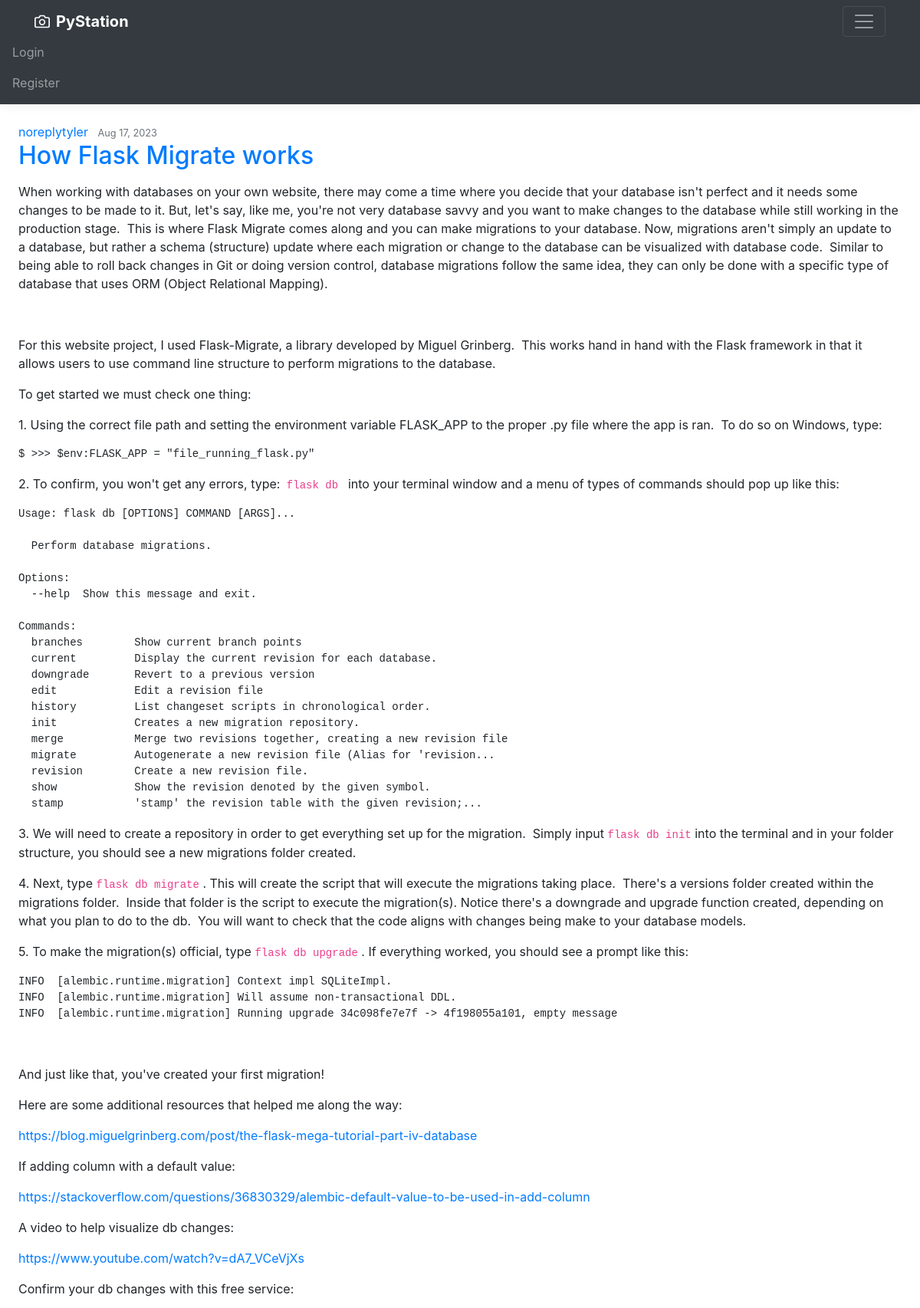
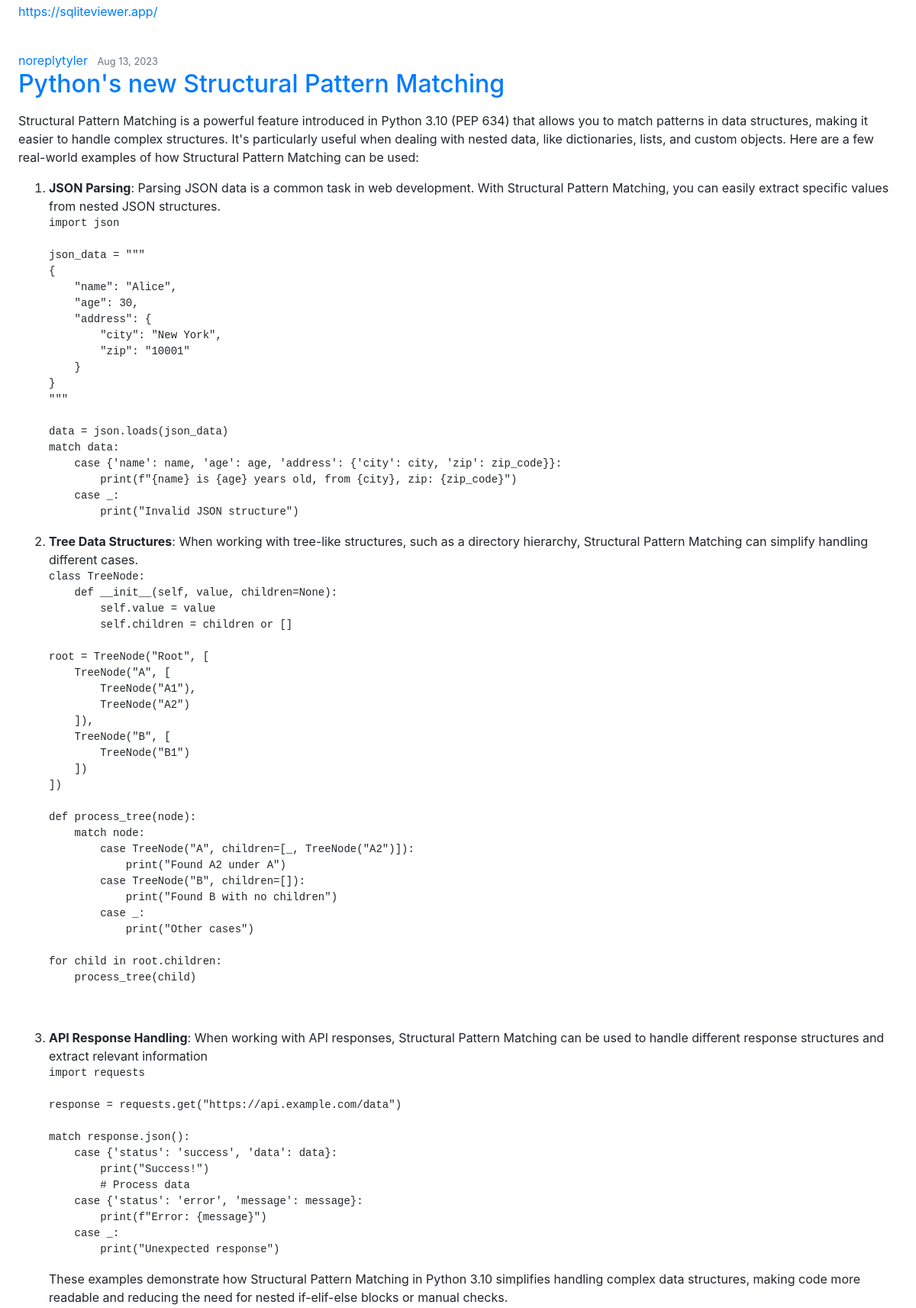
The page /posts (upper part) on the database its author committed (2 pictures, top to bottom).
### PyStation/models.py (models this page shows, shortened)
class Post(db.Model):
    id = db.Column(db.Integer, primary_key=True)
    title = db.Column(db.String(100), nullable=False)
    date_posted = db.Column(db.DateTime, nullable=False, default=datetime.utcnow)
    content = db.Column(db.Text, nullable=False)
    thumbnail = db.Column(db.String(), nullable=False, default="thumbnail.jpeg")
    user_id = db.Column(db.Integer, db.ForeignKey('user.id'), nullable=False)

class User(UserMixin, db.Model):
    id = db.Column(db.Integer, primary_key=True)
    username = db.Column(db.String(30), unique=True, nullable=False)
    email = db.Column(db.String(120), unique=True, nullable=False)
    image_file = db.Column(db.String(), nullable=False, default='default.png')
    password = db.Column(db.String(30), nullable=False)
    posts = db.relationship('Post', backref='author', lazy=True)
    def __repr__(self) -> str:
        return f"{self.username}"

### PyStation/posts/routes.py (the view)
@posts.route("/posts", methods=['GET', 'POST'])
def get_posts():
    page = request.args.get("page", 1, type=int)
    posts = Post.query.order_by(Post.date_posted.desc()).paginate(page=page, per_page=10)
    return render_template('posts.html', posts=posts)

### PyStation/templates/posts.html (shortened to what this page needs)
<head>{{ ckeditor.load_code_theme() }}</head>
{% extends "layout.html" %}
{% block content %}
    {% for post in posts %}
        <article id="post" class="media content-section">
          <div class="media-body">
            <div class="article-metadata">
              <a class="mr-2" href="{{ url_for('users.user_posts', username=post.author.username) }}">{{ post.author }}</a>
              <small class="text-muted">{{ post.date_posted.strftime('%b %d, %Y') }}</small>
            </div>
            <h2><a class="article-title" href="{{ url_for('posts.post_by_post_id', post_id=post.id) }}">{{ post.title }}</a></h2>
            <p class="article-content">{{ post.content|safe }}</p>
          </div>
        </article>
    {% endfor %}
{% endblock content %}

### PyStation/static/main.css (style rules this page uses)
:root { --jumbotron-padding-y: 3rem; }
#post { margin: 2% }

### rows shown on the page
Post: author "noreplytyler", date_posted "Aug 17, 2023", title "How Flask Migrate works", content "When working with databases on your own website, there may come a time where you decide that your database isn't perfect and it needs some changes to be made to it. But, let's say, like me, you're not very database savvy and you want to make changes to the database while still working in the production stage. This is where Flask Migrate comes along and you can make migrations to your database. Now, migrations aren't simply an update to a database, but rather a schema (structure) update where each migration or change to the database can be visualized with database code. Similar to being able to roll back changes in Git or doing version control, database migrations follow the same idea, they…"
Post: author "noreplytyler", date_posted "Aug 13, 2023", title "Python's new Structural Pattern Matching", content "Structural Pattern Matching is a powerful feature introduced in Python 3.10 (PEP 634) that allows you to match patterns in data structures, making it easier to handle complex structures. It's particularly useful when dealing with nested data, like dictionaries, lists, and custom objects. Here are a few real-world examples of how Structural Pattern Matching can be used: JSON Parsing : Parsing JSON data is a common task in web development. With Structural Pattern Matching, you can easily extract specific values from nested JSON structures. import json json_data = \"\"\" { \"name\": \"Alice\", \"age\": 30, \"address\": { \"city\": \"New York\", \"zip\": \"10001\" } } \"\"\" data = json.loads(json_data) match data:…"
